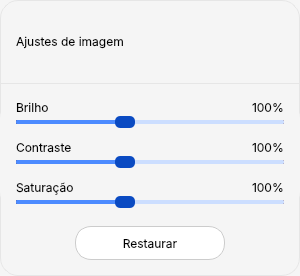
          <widget class="QWidget" name="wdgAdjustments_2" native="true">
           <property name="sizePolicy">
            <sizepolicy hsizetype="Preferred" vsizetype="Fixed">
             <horstretch>0</horstretch>
             <verstretch>0</verstretch>
            </sizepolicy>
           </property>
           <property name="minimumSize">
            <size>
             <width>300</width>
             <height>276</height>
            </size>
           </property>
           <property name="maximumSize">
            <size>
             <width>300</width>
             <height>276</height>
            </size>
           </property>
           <property name="layoutDirection">
            <enum>Qt::LayoutDirection::LeftToRight</enum>
           </property>
           <property name="autoFillBackground">
            <bool>false</bool>
           </property>
           <property name="styleSheet">
            <string notr="true">QWidget {
    background-color: rgb(245, 245, 245);
    border: 1px solid rgb(230, 230, 230);
    border-radius: 18px;
}

QLabel {
	border: none;
	color: rgb(0, 0, 0);
}
</string>
           </property>
           <layout class="QVBoxLayout" name="verticalLayout_64">
            <property name="spacing">
             <number>16</number>
            </property>
            <property name="leftMargin">
             <number>0</number>
            </property>
            <property name="topMargin">
             <number>16</number>
            </property>
            <property name="rightMargin">
             <number>0</number>
            </property>
            <property name="bottomMargin">
             <number>16</number>
            </property>
            <item>
             <layout class="QHBoxLayout" name="horizontalLayout_95">
              <item>
               <spacer name="hspacerAdjustments_3">
                <property name="orientation">
                 <enum>Qt::Orientation::Horizontal</enum>
                </property>
                <property name="sizeType">
                 <enum>QSizePolicy::Policy::Fixed</enum>
                </property>
                <property name="sizeHint" stdset="0">
                 <size>
                  <width>16</width>
                  <height>16</height>
                 </size>
                </property>
               </spacer>
              </item>
              <item>
               <widget class="QLabel" name="lblAdjustmentsTitle_2">
                <property name="font">
                 <font>
                  <family>Inter</family>
                  <pointsize>9</pointsize>
                  <hintingpreference>PreferNoHinting</hintingpreference>
                  <fontweight>Medium</fontweight>
                 </font>
                </property>
                <property name="text">
                 <string>Ajustes de imagem</string>
                </property>
               </widget>
              </item>
              <item>
               <spacer name="hspacerAdjustments_4">
                <property name="orientation">
                 <enum>Qt::Orientation::Horizontal</enum>
                </property>
                <property name="sizeHint" stdset="0">
                 <size>
                  <width>40</width>
                  <height>20</height>
                 </size>
                </property>
               </spacer>
              </item>
             </layout>
            </item>
            <item>
             <widget class="Line" name="lineAdjustments_2">
              <property name="maximumSize">
               <size>
                <width>16777215</width>
                <height>1</height>
               </size>
              </property>
              <property name="styleSheet">
               <string notr="true">QWidget{
	background-color: rgb(28, 28, 28);
}</string>
              </property>
              <property name="orientation">
               <enum>Qt::Orientation::Horizontal</enum>
              </property>
             </widget>
            </item>
            <item>
             <widget class="QFrame" name="frame_14">
              <property name="styleSheet">
               <string notr="true">QFrame{
	background-color: rgb(245, 245, 245);
	border: none;
}</string>
              </property>
              <property name="frameShape">
               <enum>QFrame::Shape::StyledPanel</enum>
              </property>
              <property name="frameShadow">
               <enum>QFrame::Shadow::Raised</enum>
              </property>
              <layout class="QVBoxLayout" name="verticalLayout_18">
               <property name="spacing">
                <number>10</number>
               </property>
               <property name="leftMargin">
                <number>16</number>
               </property>
               <property name="topMargin">
                <number>0</number>
               </property>
               <property name="rightMargin">
                <number>16</number>
               </property>
               <property name="bottomMargin">
                <number>0</number>
               </property>
               <item>
                <widget class="QFrame" name="frame_15">
                 <property name="enabled">
                  <bool>true</bool>
                 </property>
                 <property name="sizePolicy">
                  <sizepolicy hsizetype="Preferred" vsizetype="Preferred">
                   <horstretch>0</horstretch>
                   <verstretch>0</verstretch>
                  </sizepolicy>
                 </property>
                 <property name="minimumSize">
                  <size>
                   <width>0</width>
                   <height>0</height>
                  </size>
                 </property>
                 <property name="maximumSize">
                  <size>
                   <width>16777215</width>
                   <height>16777215</height>
                  </size>
                 </property>
                 <property name="font">
                  <font/>
                 </property>
                 <property name="styleSheet">
                  <string notr="true">QFrame{
    background: transparent;
}

QLabel{
	color: rgb(0, 0, 0);
}</string>
                 </property>
                 <property name="frameShape">
                  <enum>QFrame::Shape::StyledPanel</enum>
                 </property>
                 <property name="frameShadow">
                  <enum>QFrame::Shadow::Raised</enum>
                 </property>
                 <layout class="QVBoxLayout" name="verticalLayout_19">
                  <property name="spacing">
                   <number>0</number>
                  </property>
                  <property name="leftMargin">
                   <number>0</number>
                  </property>
                  <property name="topMargin">
                   <number>0</number>
                  </property>
                  <property name="rightMargin">
                   <number>0</number>
                  </property>
                  <property name="bottomMargin">
                   <number>0</number>
                  </property>
                  <item>
                   <layout class="QHBoxLayout" name="horizontalLayout_14">
                    <item>
                     <widget class="QLabel" name="lblBrightnessTitle_2">
                      <property name="maximumSize">
                       <size>
                        <width>16777215</width>
                        <height>16777215</height>
                       </size>
                      </property>
                      <property name="font">
                       <font>
                        <family>Inter</family>
                        <pointsize>9</pointsize>
                        <bold>false</bold>
                        <hintingpreference>PreferNoHinting</hintingpreference>
                       </font>
                      </property>
                      <property name="text">
                       <string>Brilho</string>
                      </property>
                     </widget>
                    </item>
                    <item>
                     <spacer name="hspacerBrightness_5">
                      <property name="orientation">
                       <enum>Qt::Orientation::Horizontal</enum>
                      </property>
                      <property name="sizeType">
                       <enum>QSizePolicy::Policy::Expanding</enum>
                      </property>
                      <property name="sizeHint" stdset="0">
                       <size>
                        <width>8</width>
                        <height>8</height>
                       </size>
                      </property>
                     </spacer>
                    </item>
                    <item>
                     <widget class="QLabel" name="lblBrightness_2">
                      <property name="maximumSize">
                       <size>
                        <width>16777215</width>
                        <height>16777215</height>
                       </size>
                      </property>
                      <property name="font">
                       <font>
                        <family>Inter</family>
                        <pointsize>9</pointsize>
                        <hintingpreference>PreferNoHinting</hintingpreference>
                       </font>
                      </property>
                      <property name="text">
                       <string>100%</string>
                      </property>
                     </widget>
                    </item>
                   </layout>
                  </item>
                  <item>
                   <widget class="QSlider" name="sldBrightness_2">
                    <property name="maximumSize">
                     <size>
                      <width>16777215</width>
                      <height>16777215</height>
                     </size>
                    </property>
                    <property name="focusPolicy">
                     <enum>Qt::FocusPolicy::ClickFocus</enum>
                    </property>
                    <property name="layoutDirection">
                     <enum>Qt::LayoutDirection::LeftToRight</enum>
                    </property>
                    <property name="styleSheet">
                     <string notr="true">QSlider {
    background: transparent;
	border: none;
}

QSlider::groove:horizontal {
    background: rgb(85, 0, 0);
    height: 4px;
    margin: 0;
    border-radius: 1px;
}

QSlider::sub-page:horizontal {
    background: rgb(76, 139, 255);
    border-radius: 1px;
}

QSlider::add-page:horizontal {
    background: rgb(204, 222, 255);
    border-radius: 1px;
}

QSlider::handle:horizontal {
    background: rgb(10, 74, 194);
    width: 20px;
    height: 8px;
    border-radius: 5px;
    margin: -4px 0;
}</string>
                    </property>
                    <property name="minimum">
                     <number>0</number>
                    </property>
                    <property name="maximum">
                     <number>300</number>
                    </property>
                    <property name="singleStep">
                     <number>5</number>
                    </property>
                    <property name="pageStep">
                     <number>20</number>
                    </property>
                    <property name="value">
                     <number>120</number>
                    </property>
                    <property name="orientation">
                     <enum>Qt::Orientation::Horizontal</enum>
                    </property>
                    <property name="invertedAppearance">
                     <bool>false</bool>
                    </property>
                    <property name="invertedControls">
                     <bool>true</bool>
                    </property>
                   </widget>
                  </item>
                 </layout>
                </widget>
               </item>
               <item>
                <widget class="QFrame" name="frame_16">
                 <property name="enabled">
                  <bool>true</bool>
                 </property>
                 <property name="sizePolicy">
                  <sizepolicy hsizetype="Preferred" vsizetype="Preferred">
                   <horstretch>0</horstretch>
                   <verstretch>0</verstretch>
                  </sizepolicy>
                 </property>
                 <property name="minimumSize">
                  <size>
                   <width>0</width>
                   <height>0</height>
                  </size>
                 </property>
                 <property name="maximumSize">
                  <size>
                   <width>16777215</width>
                   <height>16777215</height>
                  </size>
                 </property>
                 <property name="font">
                  <font/>
                 </property>
                 <property name="styleSheet">
                  <string notr="true">QFrame{
    background: transparent;
}

QLabel{
	color: rgb(0, 0, 0);
}</string>
                 </property>
                 <property name="frameShape">
                  <enum>QFrame::Shape::StyledPanel</enum>
                 </property>
                 <property name="frameShadow">
                  <enum>QFrame::Shadow::Raised</enum>
                 </property>
                 <layout class="QVBoxLayout" name="verticalLayout_20">
                  <property name="spacing">
                   <number>0</number>
                  </property>
                  <property name="leftMargin">
                   <number>0</number>
                  </property>
                  <property name="topMargin">
                   <number>0</number>
                  </property>
                  <property name="rightMargin">
                   <number>0</number>
                  </property>
                  <property name="bottomMargin">
                   <number>0</number>
                  </property>
                  <item>
                   <layout class="QHBoxLayout" name="horizontalLayout_15">
                    <item>
                     <widget class="QLabel" name="sldContrastTitle_2">
                      <property name="maximumSize">
                       <size>
                        <width>16777215</width>
                        <height>16777215</height>
                       </size>
                      </property>
                      <property name="font">
                       <font>
                        <family>Inter</family>
                        <pointsize>9</pointsize>
                        <bold>false</bold>
                        <hintingpreference>PreferNoHinting</hintingpreference>
                       </font>
                      </property>
                      <property name="text">
                       <string>Contraste</string>
                      </property>
                     </widget>
                    </item>
                    <item>
                     <spacer name="hspacerBrightness_6">
                      <property name="orientation">
                       <enum>Qt::Orientation::Horizontal</enum>
                      </property>
                      <property name="sizeType">
                       <enum>QSizePolicy::Policy::Expanding</enum>
                      </property>
                      <property name="sizeHint" stdset="0">
                       <size>
                        <width>8</width>
                        <height>8</height>
                       </size>
                      </property>
                     </spacer>
                    </item>
                    <item>
                     <widget class="QLabel" name="lblContrast_2">
                      <property name="maximumSize">
                       <size>
                        <width>16777215</width>
                        <height>16777215</height>
                       </size>
                      </property>
                      <property name="font">
                       <font>
                        <family>Inter</family>
                        <pointsize>9</pointsize>
                        <hintingpreference>PreferNoHinting</hintingpreference>
                       </font>
                      </property>
                      <property name="text">
                       <string>100%</string>
                      </property>
                     </widget>
                    </item>
                   </layout>
                  </item>
                  <item>
                   <widget class="QSlider" name="sldContrast_2">
                    <property name="maximumSize">
                     <size>
                      <width>16777215</width>
                      <height>16777215</height>
                     </size>
                    </property>
                    <property name="focusPolicy">
                     <enum>Qt::FocusPolicy::ClickFocus</enum>
                    </property>
                    <property name="layoutDirection">
                     <enum>Qt::LayoutDirection::LeftToRight</enum>
                    </property>
                    <property name="styleSheet">
                     <string notr="true">QSlider {
    background: transparent;
	border: none;
}

QSlider::groove:horizontal {
    background: rgb(85, 0, 0);
    height: 4px;
    margin: 0;
    border-radius: 1px;
}

QSlider::sub-page:horizontal {
    background: rgb(76, 139, 255);
    border-radius: 1px;
}

QSlider::add-page:horizontal {
    background: rgb(204, 222, 255);
    border-radius: 1px;
}

QSlider::handle:horizontal {
    background: rgb(10, 74, 194);
    width: 20px;
    height: 8px;
    border-radius: 5px;
    margin: -4px 0;
}</string>
                    </property>
                    <property name="minimum">
                     <number>0</number>
                    </property>
                    <property name="maximum">
                     <number>300</number>
                    </property>
                    <property name="singleStep">
                     <number>5</number>
                    </property>
                    <property name="pageStep">
                     <number>20</number>
                    </property>
                    <property name="value">
                     <number>120</number>
                    </property>
                    <property name="orientation">
                     <enum>Qt::Orientation::Horizontal</enum>
                    </property>
                    <property name="invertedAppearance">
                     <bool>false</bool>
                    </property>
                    <property name="invertedControls">
                     <bool>true</bool>
                    </property>
                   </widget>
                  </item>
                 </layout>
                </widget>
               </item>
               <item>
                <widget class="QFrame" name="frame_17">
                 <property name="enabled">
                  <bool>true</bool>
                 </property>
                 <property name="sizePolicy">
                  <sizepolicy hsizetype="Preferred" vsizetype="Preferred">
                   <horstretch>0</horstretch>
                   <verstretch>0</verstretch>
                  </sizepolicy>
                 </property>
                 <property name="minimumSize">
                  <size>
                   <width>0</width>
                   <height>0</height>
                  </size>
                 </property>
                 <property name="maximumSize">
                  <size>
                   <width>16777215</width>
                   <height>16777215</height>
                  </size>
                 </property>
                 <property name="font">
                  <font/>
                 </property>
                 <property name="styleSheet">
                  <string notr="true">QFrame{
    background: transparent;
}

QLabel{
	color: rgb(0, 0, 0);
}</string>
                 </property>
                 <property name="frameShape">
                  <enum>QFrame::Shape::StyledPanel</enum>
                 </property>
                 <property name="frameShadow">
                  <enum>QFrame::Shadow::Raised</enum>
                 </property>
                 <layout class="QVBoxLayout" name="verticalLayout_21">
                  <property name="spacing">
                   <number>0</number>
                  </property>
                  <property name="leftMargin">
                   <number>0</number>
                  </property>
                  <property name="topMargin">
                   <number>0</number>
                  </property>
                  <property name="rightMargin">
                   <number>0</number>
                  </property>
                  <property name="bottomMargin">
                   <number>0</number>
                  </property>
                  <item>
                   <layout class="QHBoxLayout" name="horizontalLayout_16">
                    <item>
                     <widget class="QLabel" name="sldSaturationTitle_2">
                      <property name="maximumSize">
                       <size>
                        <width>16777215</width>
                        <height>16777215</height>
                       </size>
                      </property>
                      <property name="font">
                       <font>
                        <family>Inter</family>
                        <pointsize>9</pointsize>
                        <bold>false</bold>
                        <hintingpreference>PreferNoHinting</hintingpreference>
                       </font>
                      </property>
                      <property name="text">
                       <string>Saturação</string>
                      </property>
                     </widget>
                    </item>
                    <item>
                     <spacer name="hspacerBrightness_7">
                      <property name="orientation">
                       <enum>Qt::Orientation::Horizontal</enum>
                      </property>
                      <property name="sizeType">
                       <enum>QSizePolicy::Policy::Expanding</enum>
                      </property>
                      <property name="sizeHint" stdset="0">
                       <size>
                        <width>8</width>
                        <height>8</height>
                       </size>
                      </property>
                     </spacer>
                    </item>
                    <item>
                     <widget class="QLabel" name="lblSaturation_2">
                      <property name="maximumSize">
                       <size>
                        <width>16777215</width>
                        <height>16777215</height>
                       </size>
                      </property>
                      <property name="font">
                       <font>
                        <family>Inter</family>
                        <pointsize>9</pointsize>
                        <hintingpreference>PreferNoHinting</hintingpreference>
                       </font>
                      </property>
                      <property name="text">
                       <string>100%</string>
                      </property>
                     </widget>
                    </item>
                   </layout>
                  </item>
                  <item>
                   <widget class="QSlider" name="sldSaturation_2">
                    <property name="maximumSize">
                     <size>
                      <width>16777215</width>
                      <height>16777215</height>
                     </size>
                    </property>
                    <property name="focusPolicy">
                     <enum>Qt::FocusPolicy::ClickFocus</enum>
                    </property>
                    <property name="layoutDirection">
                     <enum>Qt::LayoutDirection::LeftToRight</enum>
                    </property>
                    <property name="styleSheet">
                     <string notr="true">QSlider {
    background: transparent;
	border: none;
}

QSlider::groove:horizontal {
    background: rgb(85, 0, 0);
    height: 4px;
    margin: 0;
    border-radius: 1px;
}

QSlider::sub-page:horizontal {
    background: rgb(76, 139, 255);
    border-radius: 1px;
}

QSlider::add-page:horizontal {
    background: rgb(204, 222, 255);
    border-radius: 1px;
}

QSlider::handle:horizontal {
    background: rgb(10, 74, 194);
    width: 20px;
    height: 8px;
    border-radius: 5px;
    margin: -4px 0;
}</string>
                    </property>
                    <property name="minimum">
                     <number>0</number>
                    </property>
                    <property name="maximum">
                     <number>300</number>
                    </property>
                    <property name="singleStep">
                     <number>5</number>
                    </property>
                    <property name="pageStep">
                     <number>20</number>
                    </property>
                    <property name="value">
                     <number>120</number>
                    </property>
                    <property name="orientation">
                     <enum>Qt::Orientation::Horizontal</enum>
                    </property>
                    <property name="invertedAppearance">
                     <bool>false</bool>
                    </property>
                    <property name="invertedControls">
                     <bool>true</bool>
                    </property>
                   </widget>
                  </item>
                 </layout>
                </widget>
               </item>
              </layout>
             </widget>
            </item>
            <item>
             <layout class="QHBoxLayout" name="horizontalLayout_104">
              <item>
               <spacer name="hspacerAdjustments_10">
                <property name="orientation">
                 <enum>Qt::Orientation::Horizontal</enum>
                </property>
                <property name="sizeHint" stdset="0">
                 <size>
                  <width>40</width>
                  <height>20</height>
                 </size>
                </property>
               </spacer>
              </item>
              <item>
               <widget class="QPushButton" name="btnResetAdjustments_2">
                <property name="sizePolicy">
                 <sizepolicy hsizetype="Preferred" vsizetype="Fixed">
                  <horstretch>0</horstretch>
                  <verstretch>0</verstretch>
                 </sizepolicy>
                </property>
                <property name="minimumSize">
                 <size>
                  <width>150</width>
                  <height>34</height>
                 </size>
                </property>
                <property name="maximumSize">
                 <size>
                  <width>150</width>
                  <height>34</height>
                 </size>
                </property>
                <property name="font">
                 <font>
                  <family>Inter</family>
                  <pointsize>9</pointsize>
                  <hintingpreference>PreferNoHinting</hintingpreference>
                  <fontweight>Medium</fontweight>
                 </font>
                </property>
                <property name="layoutDirection">
                 <enum>Qt::LayoutDirection::RightToLeft</enum>
                </property>
                <property name="styleSheet">
                 <string notr="true">QPushButton{
	background-color: rgb(255, 255, 255);
    border: 1px solid rgb(204, 204, 204);
    border-radius: 16px;
	color: rgb(0, 0, 0)
}

QPushButton::hover{
	background-color: rgb(230, 230, 230);
	border: 1px solid rgb(28, 28, 28);
}
</string>
                </property>
                <property name="text">
                 <string>Restaurar</string>
                </property>
                <property name="shortcut">
                 <string/>
                </property>
                <property name="autoRepeat">
                 <bool>false</bool>
                </property>
                <property name="autoExclusive">
                 <bool>false</bool>
                </property>
                <property name="flat">
                 <bool>false</bool>
                </property>
               </widget>
              </item>
              <item>
               <spacer name="hspacerAdjustments_11">
                <property name="orientation">
                 <enum>Qt::Orientation::Horizontal</enum>
                </property>
                <property name="sizeHint" stdset="0">
                 <size>
                  <width>40</width>
                  <height>20</height>
                 </size>
                </property>
               </spacer>
              </item>
             </layout>
            </item>
           </layout>
          </widget>
